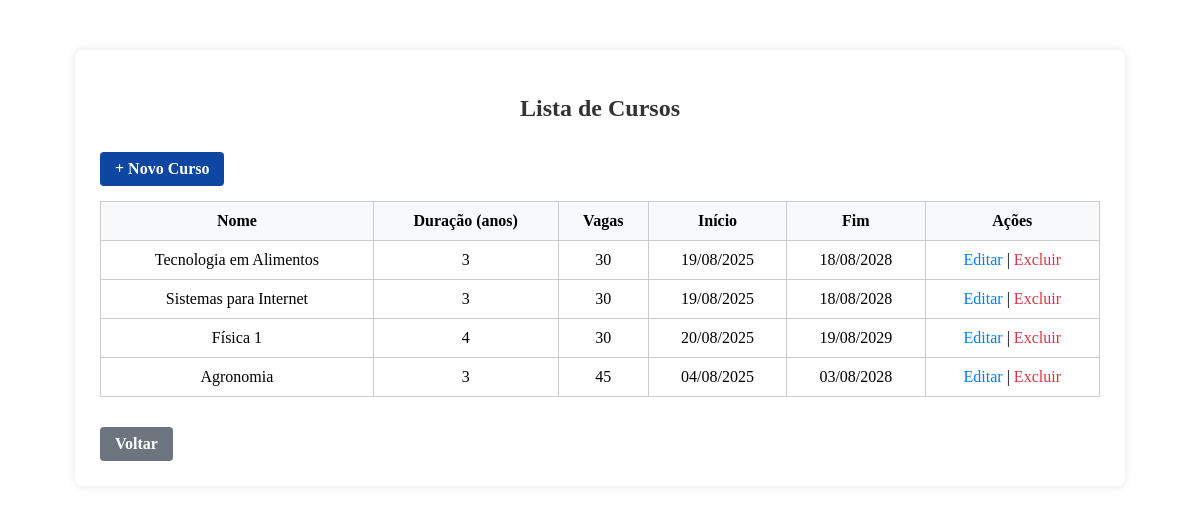
Page /cursos/ (signed in) on the committed database.
### core/models.py (models this page shows, shortened)
class Curso(models.Model):
    nome = models.CharField(max_length=100)
    duracao = models.IntegerField(help_text="Duração em anos")
    vagas = models.IntegerField()
    inicio = models.DateField(default=timezone.now)  # gera valor automaticamente
    fim = models.DateField(null=True, blank=True)   # calculado no save()
    def save(self, *args, **kwargs):
        if self.inicio and self.duracao:
            self.fim = self.inicio + timedelta(days=self.duracao * 365)
        super().save(*args, **kwargs)

### core/views.py (the view)
# urls.py: path('cursos/', views.lista_cursos, name='lista_cursos'),
@login_required
def lista_cursos(request):
    cursos = Curso.objects.all()
    return render(request, 'core/lista_cursos.html', {'cursos': cursos})

### templates/core/lista_cursos.html (shortened to what this page needs)
{% load static %}
<!DOCTYPE html>
<html lang="pt-br">
<head>
    <link rel="stylesheet" href="{% static 'eduflex/css/style_lista.css' %}">
</head>
<body>
    <div class="lista-container">
        <h2 class="titulo-lista">Lista de Cursos</h2>
        <a href="{% url 'core:cadastrar_curso' %}" class="botao botao-novo">+ Novo Curso</a>
        <table class="tabela-lista">
            <thead>
                <tr>
                    <th>Nome</th>
                    <th>Duração (anos)</th>
                    <th>Vagas</th>
                    <th>Início</th>
                    <th>Fim</th>
                    <th>Ações</th>
                </tr>
            </thead>
            <tbody>
                {% for curso in cursos %}
                <tr>
                    <td>{{ curso.nome }}</td>
                    <td>{{ curso.duracao }}</td>
                    <td>{{ curso.vagas }}</td>
                    <td>{{ curso.inicio|date:"d/m/Y" }}</td>
                    <td>{{ curso.fim|date:"d/m/Y" }}</td>
                    <td>
                        <a href="{% url 'core:editar_curso' curso.id %}" class="acao-link">Editar</a> |
                        <a href="{% url 'core:deletar_curso' curso.id %}" class="acao-link excluir">Excluir</a>
                    </td>
                </tr>
                {% empty %}
                <tr><td colspan="6">Nenhum curso cadastrado.</td></tr>
                {% endfor %}
            </tbody>
        </table>
        <a href="/" class="botao botao-voltar">Voltar</a>
    </div>
</body>
</html>

### templates/static/eduflex/css/style_lista.css (style rules this page uses)
.lista-container { max-width: 1000px; margin: 50px auto; background-color: white; padding: 25px; border-radius: 8px; box-shadow: 0 0 10px rgba(0,0,0,0.1); }
.titulo-lista { text-align: center; margin-bottom: 20px; color: #333; }
.tabela-lista { width: 100%; border-collapse: collapse; margin-bottom: 20px; }
.tabela-lista th, .tabela-lista td { border: 1px solid #ccc; padding: 10px; text-align: center; }
.tabela-lista th { background-color: #f8f9fa; }
.botao { display: inline-block; padding: 8px 15px; margin-top: 10px; text-decoration: none; border: none; border-radius: 4px; font-weight: bold; cursor: pointer; transition: background-color 0.3s ease; }
.botao-novo { background-color: #0d47a1; color: white; margin-bottom: 15px; }
.botao-voltar { background-color: #6c757d; color: white; }
.acao-link { color: #007bff; text-decoration: none; }
.acao-link.excluir { color: #dc3545; }

### rows in the picture
Curso: nome "Tecnologia em Alimentos", duracao "3", vagas "30", inicio "19/08/2025", fim "18/08/2028"
Curso: nome "Sistemas para Internet", duracao "3", vagas "30", inicio "19/08/2025", fim "18/08/2028"
Curso: nome "Física 1", duracao "4", vagas "30", inicio "20/08/2025", fim "19/08/2029"
Curso: nome "Agronomia", duracao "3", vagas "45", inicio "04/08/2025", fim "03/08/2028"
